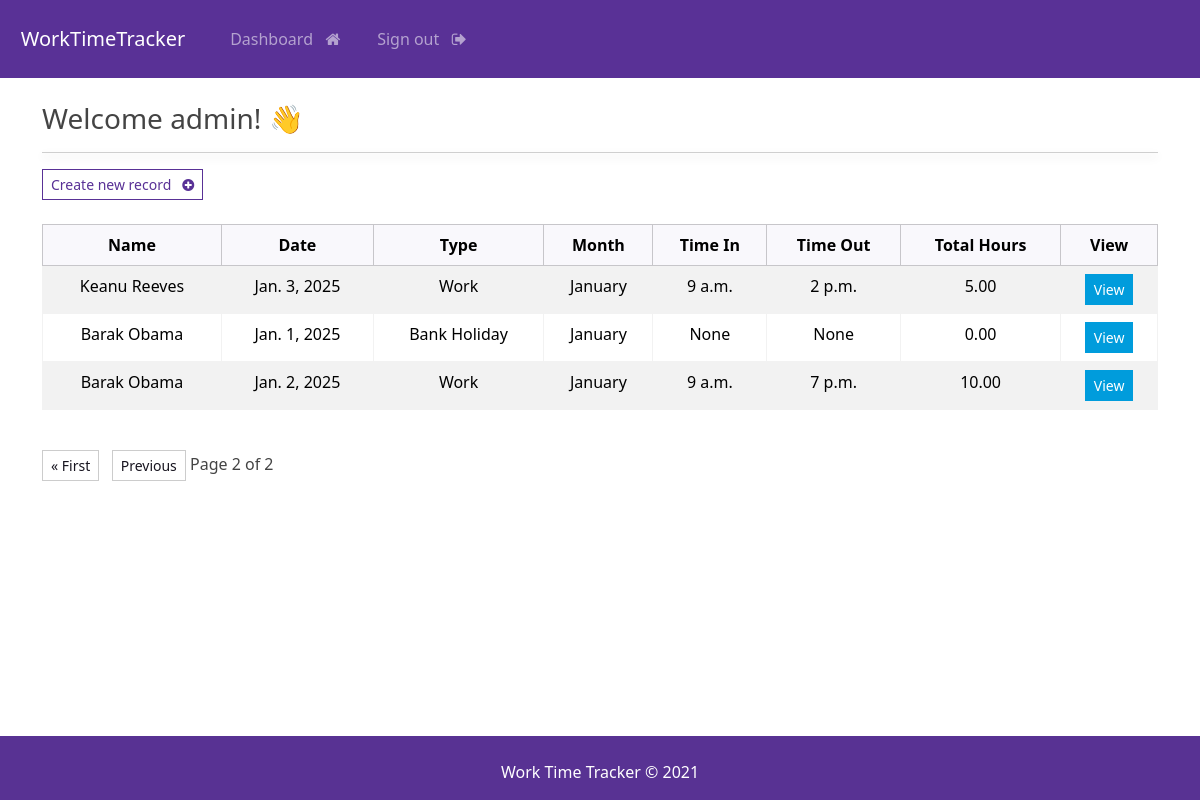
The page /dashboard?page=2 (signed in) on the database its author committed.
### webapp/models.py (models this page shows, shortened)
class Workday(models.Model):
    user = models.ForeignKey(User, on_delete=models.CASCADE)
    WORKDAY_TYPE = [
        ('Work', 'Work'),
        ('Sick Leave', 'Sick Leave'),
        ('Annual Leave', 'Annual Leave'),
        ('Bank Holiday', 'Bank Holiday'),
    ]
    MONTH = [
        ('January', 'January'),
        ('February', 'February'),
        ('March', 'March'),
        ('April', 'April'),
        ('May', 'May'),
        ('June', 'June'),
        ('July', 'July'),
        ('August', 'August'),
        ('September', 'September'),
        ('October', 'October'),
        ('November', 'November'),
        ('December', 'December'),
    ]
    id = models.AutoField(primary_key=True)
    firstname = models.CharField(max_length=100)
    lastname = models.CharField(max_length=100)
    date = models.DateField()
    month = models.CharField(
        max_length=20,
        choices=MONTH,
        default=get_current_month,
    )
    workday_type = models.CharField(
        max_length=20,
        choices=WORKDAY_TYPE,
        default='Work',
    )
    time_in = models.TimeField(blank=True, null=True)
    time_out = models.TimeField(blank=True, null=True)
    @property
    def total_hours(self):
        if self.time_in and self.time_out:
            time_in_dt = datetime.combine(date.today(), self.time_in)
            time_out_dt = datetime.combine(date.today(), self.time_out)
            time_diff = time_out_dt - time_in_dt
            return time_diff.total_seconds() / 3600  # Convert seconds to hours
        return 0

### webapp/views.py (the view)
# urls.py: path('dashboard', views.dashboard, name="dashboard"),
@login_required(login_url='login')
def dashboard(request):
    if request.user.is_superuser:
        records_list = Workday.objects.all()  # Superuser sees all records
    else:
        records_list = Workday.objects.filter(user=request.user)  # Regular users see their records only
    paginator = Paginator(records_list, 3)  # Showing 3 records per page
    page = request.GET.get('page', 1)
    try:
        records = paginator.page(page)
    except PageNotAnInteger:
        records = paginator.page(1)
    except EmptyPage:
        records = paginator.page(paginator.num_pages)
    context = {
        'records': records,
        'page_title': 'Dashboard'
    }
    return render(request, 'webapp/dashboard.html', context=context)

### webapp/templates/webapp/dashboard.html (shortened to what this page needs)
{% extends 'webapp/base.html' %}
{% block content %}
<h3> Welcome {{user}}! 👋 </h3>
<hr>
<a class="btn btn-outline-primary btn-sm" href="{% url 'create-record' %}">Create new record &nbsp; <i
        class="fa fa-plus-circle" aria-hidden="true"></i></a>
<br><br>
<table class="table table-hover table-striped  table-bordered text-center">
    <thead class="table-light">
        <tr>
            <th scope="col">Name</th>
            <th scope="col">Date</th>
            <th scope="col">Type</th>
            <th scope="col">Month</th>
            <th scope="col">Time In</th>
            <th scope="col">Time Out</th>
            <th scope="col">Total Hours</th>
            <th scope="col">View</th>
        </tr>
    </thead>
    <tbody>
        {% if records %}
        {% for record in records %}
        <tr>
            <td>{{ record.firstname }} {{ record.lastname }}</td>
            <td>{{ record.date }}</td>
            <td>{{ record.get_workday_type_display }}</td>
            <td>{{ record.get_month_display }}</td>
            <td>{{ record.time_in }}</td>
            <td>{{ record.time_out }}</td>
            <td>{{ record.total_hours|floatformat:2 }}</td>
            <td>
                <a href="{% url 'view-record' record.id %}" class="btn btn-info btn-sm">View</a>
        </tr>
        {% endfor %}
        {% endif %}
    </tbody>
</table>
<br>
<div class="pagination">
    <span class="step-links">
        {% if records.has_previous %}
        <a class="btn btn-info btn-sm btn-secondary" href="?page=1">&laquo; First</a> &nbsp;
        <a class="btn btn-info btn-sm btn-secondary" href="?page={{ records.previous_page_number }}">Previous</a>
        {% endif %}
        <span class="current">
            Page {{ records.number }} of {{ records.paginator.num_pages }}
        </span>
    </span>
</div>
{% endblock %}

### static/css/styles.css (style rules this page uses)
hr { box-shadow: 0 4px 10px rgba(0.8, 0.8, 0.8, 0.8); }
a { text-decoration: none; }

### rows shown on the page
Workday: firstname "Keanu", lastname "Reeves", date "Jan. 3, 2025", workday_type "Work", month "January", time_in "9 a.m.", time_out "2 p.m.", total_hours "5.00"
Workday: firstname "Barak", lastname "Obama", date "Jan. 1, 2025", workday_type "Bank Holiday", month "January", time_in "None", time_out "None", total_hours "0.00"
Workday: firstname "Barak", lastname "Obama", date "Jan. 2, 2025", workday_type "Work", month "January", time_in "9 a.m.", time_out "7 p.m.", total_hours "10.00"

### other values the page prints
{{ user }} "admin"
{{ records.number }} "2"
{{ records.paginator.num_pages }} "2"
